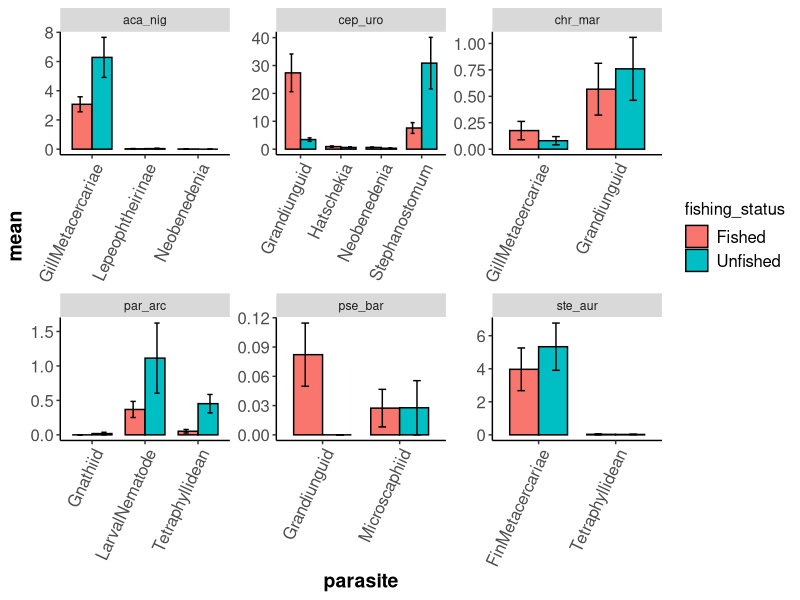

Write R code to recreate this figure.
## ---- chunk 1
knitr::opts_chunk$set(echo = TRUE)
## ---- chunk 2
#Load the tidyverse package
library(tidyverse)
library(plyr)
library(knitr)

#Input dataset from csv
amnhfish <-
  read.csv("amnh_lab2_data.csv", #import data from CSV
           header = T,           #first row is the column names
           stringsAsFactors = F) #strings should not be immediate input as factors
str(amnhfish) #check the structre of the data set
amnhfish$fishing_status <-
  as.factor(amnhfish$fishing_status) #fishing status is a factor
amnhfish$fish_sp <-
  as.factor(amnhfish$fish_sp) #fish species is a factor
amnhfish$island <- as.factor(amnhfish$island) #island is a factor
amnhfish$habitat <-
  as.factor(amnhfish$habitat) #fish habitat is a factor
amnhfish$parasite <-
  as.factor(amnhfish$parasite) #parasite is a factor
amnhfish$parasite_class <-
  as.factor(amnhfish$parasite_class) #parasite class is a factor
amnhfish$transmission <-
  as.factor(amnhfish$transmission) #parasite transmission method is a factor
amnhfish$count <-
  as.numeric(amnhfish$count) #parasite count is a number, not an integer

## ---- chunk 3
kable(                            #kable prints the table within the markdown document
  summary_table <- amnhfish %>%  #generate a summary table that is based on the data in amnhfish
    ddply(                       #ddply allows us to quickly summarize the data
      c("fish_sp", "parasite"),  #these are the groupings we are getting the mean for
      summarize,                 #summarize will summarize the data   
      N    = length(count),      #N is the number of individuals sampled
      mean = mean (count, na.rm = T), #mean generates the mean number of parasites, na.rm allows us to ignore any totally missing cells while still counting the zeros
      sd   = sd(count, na.rm = T), #sd generates the standard deviation of the number of parasites, na.rm allows us to ignore any totally missing cells while still counting the zeros 
      se   = sd / sqrt(N) #se generates the standard error of the number of parasites, na.rm allows us to ignore any totally missing cells while still counting the zeros
    )
)

kable(                                            #kable prints the table within the markdown document
  summary_table_fishing <- amnhfish %>%           #generate a new summary table that is based on the data in amnhfish
    ddply(                                        #ddply allows us to quickly summarize the data
      c("fish_sp", "fishing_status", "parasite"), #these are the groupings we are getting the mean for
 summarize,                 #summarize will summarize the data   
      N    = length(count),      #N is the number of individuals sampled
      mean = mean (count, na.rm = T), #mean generates the mean number of parasites, na.rm allows us to ignore any totally missing cells while still counting the zeros
      sd   = sd(count, na.rm = T), #sd generates the standard deviation of the number of parasites, na.rm allows us to ignore any totally missing cells while still counting the zeros 
      se   = sd / sqrt(N) #se generates the standard error of the number of parasites, na.rm allows us to ignore any totally missing cells while still counting the zeros
    )
)
                   
## ---- chunk 4
initial_plot <-         #Generate the plot
  ggplot(summary_table_fishing,     #Use ggplot 2 and the summary table we generated above
         aes(     #set the aesthetics within ggplot2
           x = parasite, #our x axis are the parasites
           y = mean,     #our y axis is the mean of the abundance
           fill = fishing_status, #make separate bars based on fishing status 
           width = 0.75 #make the bars a little thinner so they're easier to see
         )) +
  geom_bar(stat = "identity", #make the chart a bar chart
           position = position_dodge(), #don't stack the fished and unfished data, put them side by side
           color = "black") + #outline the bar in black
  facet_wrap( ~ fish_sp, scales = "free") + #make a different panel for each host species and don't require all parasites to be represented for each fish
  geom_errorbar(aes(ymin = mean - se, ymax = mean + se), #set the standard error as the error bar
                width = .2, #make the error bars not too wide
                position = position_dodge(0.9)) + #make sure error bars are on the correct bars
  theme(           #make it slightly prettier 
    axis.text = element_text(size = 12), #set axis text size 
    axis.title = element_text(size = 14, face = "bold"), #set axis title text size 
    legend.title = element_text(size = 12), #set legend title text size 
    legend.text = element_text(size = 12), #set legend text size 
    axis.text.x = element_text(angle = 65, hjust = 1), #set axis text to be angled so it is legible and keep it underneath the axis 
    legend.position = "right", #legend is present and on the right
    panel.grid.major = element_blank(), #remove internal grids
    panel.grid.minor = element_blank(), #remove internal grids
    panel.background = element_blank(), #remove internal background color
    axis.line = element_line(colour = "black") #axis lines are black
  )
initial_plot #view the plot
